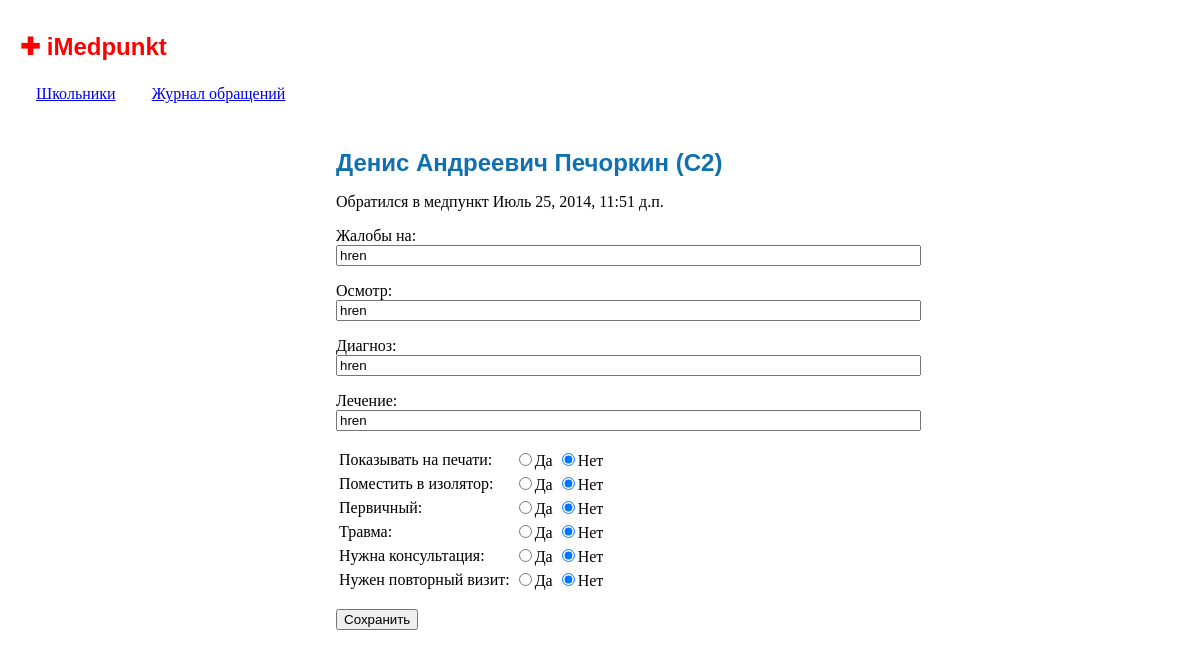
The app's page /visit_edit/1, older data.
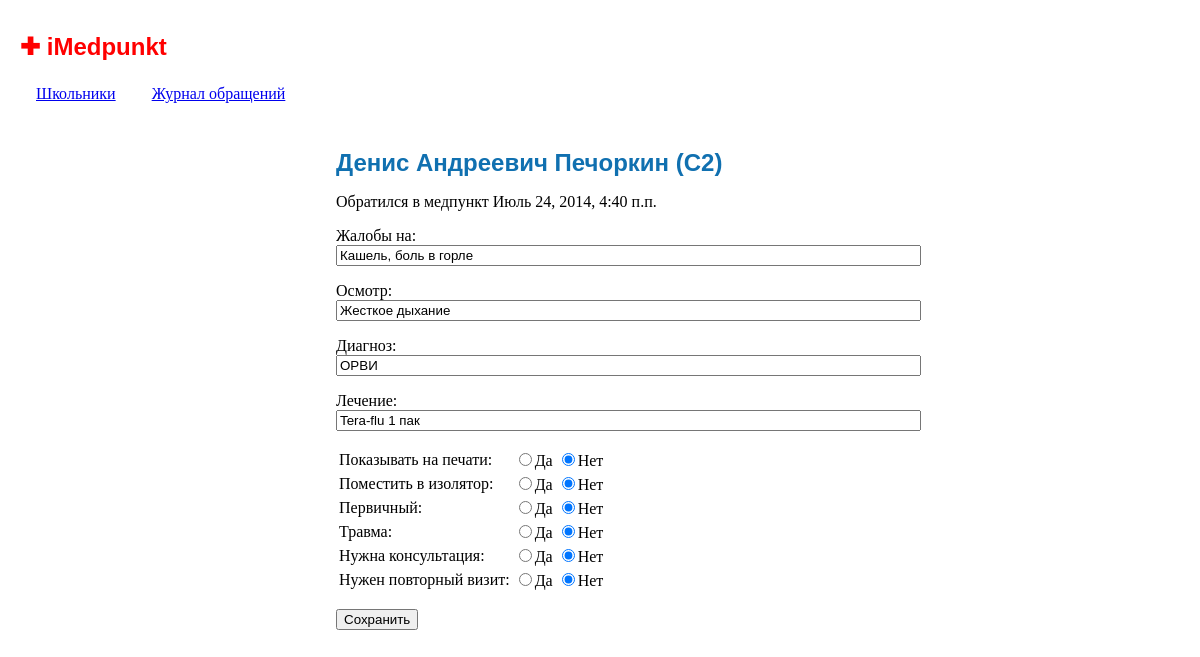
The same page, newer data.
### iMedpunkt/models.py (models this page shows, shortened)
class Visit(models.Model):
    date = models.DateTimeField(auto_now=True)
    student = models.ForeignKey(Student)
    complaints = models.CharField(max_length=1000)
    examination = models.CharField(max_length=1000)
    diagnosis = models.CharField(max_length=1000)
    treatment = models.CharField(max_length=1000)
    temperature = models.IntegerField()
    flags = models.IntegerField()
    to_print = models.BooleanField(default=False)
    is_first = models.BooleanField(default=False)
    injury = models.BooleanField(default=False)
    need_consultation = models.BooleanField(default=False)
    need_repeat = models.BooleanField(default=False)

class Student(models.Model):
    first_name = models.CharField(max_length=50, default='#')
    patronymic = models.CharField(max_length=50, default='#')
    last_name = models.CharField(max_length=50, default='#')
    birth_date = models.DateField()
    sex = models.CharField(max_length=1, default="?")
    group = models.CharField(max_length=50, default='#')
    home = models.CharField(max_length=50, default='#')
    height = models.IntegerField(default=0)
    weight = models.IntegerField(default=0)
    health = models.CharField(max_length=100, default='#')
    allergy = models.CharField(max_length=100, default='#')
    food = models.CharField(max_length=100, default='#')
    in_isolator = models.BooleanField(default=False)
    bolel = models.BooleanField(default=False)
    cert1 = models.BooleanField(default=False)
    cert2 = models.BooleanField(default=False)

### iMedpunkt/views.py (the view)
# urls.py: url(r'^visit_edit/(?P<visit_id>\d+)$', visit_edit, name='visit_edit'),
def visit_edit(request, visit_id):
    visit = Visit.objects.get(pk=visit_id)
    template = loader.get_template('visit_edit.html')
    context = RequestContext(request, {
        'visit': visit
    })
    return HttpResponse(template.render(context))

### iMedpunkt/templates/visit_edit.html (shortened to what this page needs)
{% extends "base.html" %}
{% block content %}
<div class="centercolumn">
    <h1>{{ visit.student.first_name }} {{ visit.student.patronymic }} {{ visit.student.last_name }}
        ({{ visit.student.group }})</h1>
    <p>
        Обратился в медпункт {{ visit.date }}
    </p>
    <form method="post" action={% url 'visit_post' visit.id %}>
    <p>
        Жалобы на:<br>
        <input type="text" size="70" name="complaints" value="{{ visit.complaints }}">
    </p>
    <p>
        Осмотр:<br>
        <input type="text" size="70" name="examination" value="{{ visit.examination }}">
    </p>
    <p>
        Диагноз:<br>
        <input type="text" size="70" name="diagnosis" value="{{ visit.diagnosis }}">
    </p>
    <p>
        Лечение:<br>
        <input type="text" size="70" name="treatment" value="{{ visit.treatment }}">
    </p>
    <table>
        <tr>
            <td>
                Показывать на печати:
            </td>
            <td>
                <label>
                    <input name="print" type="radio" value="1" {% if visit.to_print %} checked {% endif %}/>Да
                </label>
                <label>
                    <input name="print" type="radio" value="0" {% if not visit.to_print %} checked {% endif %}>Нет
                </label>
            </td>
        </tr>
        <tr>
            <td>
                Поместить в изолятор:
            </td>
            <td>
                <label>
                    <input name="isolator" type="radio" value="1" {% if visit.student.in_isolator %} checked {% endif %}/>Да
                </label>
                <label>
                    <input name="isolator" type="radio" value="0" {% if not visit.student.in_isolator %} checked {% endif %}>Нет
                </label>
            </td>
        </tr>
        <tr>
            <td>
                Первичный:
            </td>
            <td>
                <label>
                    <input name="is_first" type="radio" value="1" {% if visit.is_first %} checked {% endif %}/>Да
                </label>
                <label>
                    <input name="is_first" type="radio" value="0" {% if not visit.is_first %} checked {% endif %}>Нет
                </label>
            </td>
        </tr>
        <tr>
            <td>
                Травма:
            </td>
            <td>
                <label>
                    <input name="injury" type="radio" value="1" {% if visit.injury %} checked {% endif %}>Да
                </label>
                <label>
                    <input name="injury" type="radio" value="0" {% if not visit.injury %} checked {% endif %}>Нет
                </label>
            </td>
        </tr>
        <tr>
            <td>
                Нужна консультация:
            </td>
            <td>
                <label>
                    <input name="need_consultation" type="radio" value="1" {% if visit.need_consultation %} checked {% endif %}>Да
                </label>
                <label>
                    <input name="need_consultation" type="radio" value="0" {% if not visit.need_consultation %} checked {% endif %}>Нет
                </label>
            </td>
        </tr>
        <tr>
            <td>
                Нужен повторный визит:
            </td>
            <td>
                <label>
                    <input name="need_repeat" type="radio" value="1" {% if visit.need_repeat %} checked {% endif %}/>Да
                </label>
                <label>
                    <input name="need_repeat" type="radio" value="0" {% if not visit.need_repeat %} checked {% endif %}>Нет
                </label>
            </td>
        </tr>
    </table>
    <p>
        <input type="submit" value="Сохранить">
    </p>
    </form>
</div>
{% endblock %}

Row changes from the older to the newer data that the page shows:
changed Visit "☐ Да": date "Июль 25, 2014, 11:51 д.п." → "Июль 24, 2014, 4:40 п.п."; complaints "hren" → "Кашель, боль в горле"; examination "hren" → "Жесткое дыхание"; diagnosis "hren" → "ОРВИ"; treatment "hren" → "Tera-flu 1 пак"
